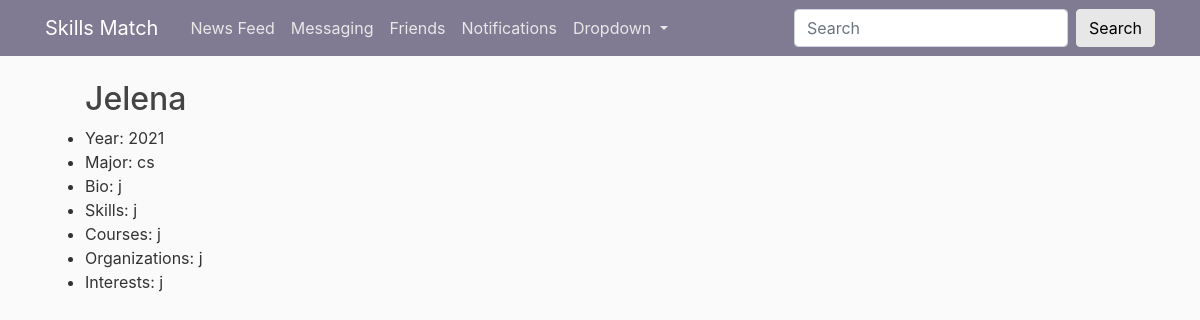
The app's page /app/published_profile/1 (signed in), older data.
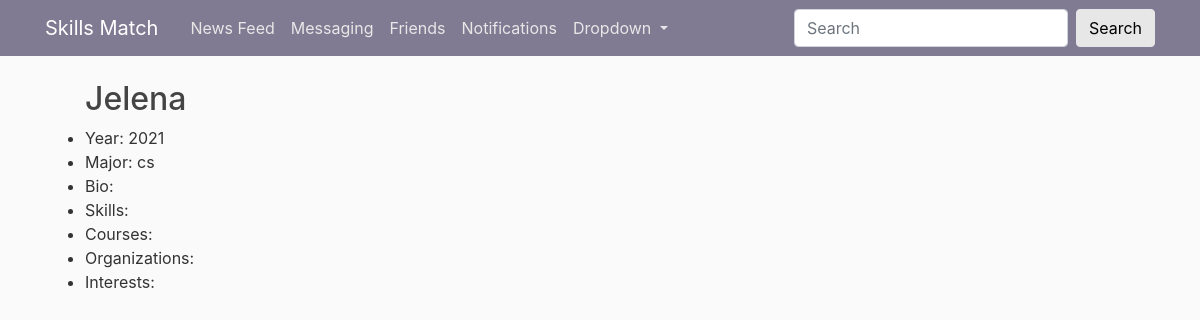
The same page, newer data.
### app/models.py (models this page shows)
class Profile(models.Model):
    user_id = models.CharField(max_length=10)
    name = models.CharField(max_length=200)
    year = models.CharField(max_length=100)
    major = models.CharField(max_length=200)
    bio = models.TextField(max_length=600, blank = True)
    skills = models.CharField(max_length=100, blank = True)
    courses = models.CharField(max_length=200, blank = True)      # eventually drop down menu? hashtags?
    organizations = models.CharField(max_length=200, blank = True)
    interests = models.CharField(max_length=100, blank = True)
    image = models.ImageField(default='default-avatar.jpg', upload_to='profile_pics')

### app/views.py (the view)
# urls.py: path('published_profile/<int:pk>', views.ProfileView.as_view(), name='published_profile'),
class ProfileView(generic.DetailView):
    template_name = 'app/published_profile.html'
    context_object_name = 'profile'
    def get_queryset(self):
        return Profile.objects.all()

### app/templates/app/published_profile.html (shortened to what this page needs)
{% extends "app/base.html" %}
{% block content2 %}
{% if profile %}
<ul>
        <h2>{{profile.name}}</h2>
        <div id = "main_info">
                <li>Year: {{ profile.year }}</li>
                <li>Major: {{ profile.major }}</li>
        </div>
            <div>
                <li>Bio: {{ profile.bio }}</li>
            </div>
            <li>Skills: {{ profile.skills }}</li>
            <li>Courses: {{ profile.courses }}</li>
            <li>Organizations: {{ profile.organizations }}</li>
            <li>Interests: {{ profile.interests }}</li>
    </ul>
{% else %}
    <p>There is currently no user data.</p>
{% endif %}
{% endblock content2 %}

### app/templates/app/base.html (shortened to what this page needs)
{% load static %}
<!DOCTYPE html>
<html lang="en">
<head>
    <link rel="stylesheet" href="https://maxcdn.bootstrapcdn.com/bootstrap/4.0.0/css/bootstrap.min.css">
    <link rel="stylesheet" type="text/css" href="{% static 'main.css' %}">
</head>
<body>
    {% if user.is_authenticated %}
    <header class="site-header">
      <nav class="navbar navbar-expand-md navbar-dark bg-steel fixed-top">
        <div class="container">
          <a class="navbar-brand mr-4" href="/app/news_feed">Skills Match</a>
          <div class="collapse navbar-collapse" id="navbarToggle">
            <div class="navbar-nav mr-auto">
              <a class="nav-item nav-link" href="/app/news_feed">News Feed</a>
              <a class="nav-item nav-link" href="/app/messaging">Messaging</a>
              <a class="nav-item nav-link" href="/app/friends">Friends</a>
              <a class="nav-item nav-link" href="/app/notifications">Notifications</a>
             <li class="nav-item dropdown">
                <a class="nav-link dropdown-toggle" href="#" id="navbarDropdown" role="button" data-toggle="dropdown" aria-haspopup="true" aria-expanded="false">
                  Dropdown
                </a>
              </li>
            </div>
          </div>
          <div>
              <form class="form-inline my-2 my-lg-0">
                <input class="form-control mr-sm-2" type="search" placeholder="Search" aria-label="Search">
                <button class="btn btn-outline-success my-2 my-sm-0" style="background-color:#e7e7e7; border-color: #e7e7e7; color:black" type="submit">Search</button>
              </form>
          </div>
        </div>
      </nav>
    </header>
    <main role="main" class="container">
      <div class="row">
        <div class="col-md-8">
          {% block content2 %}{% endblock content2 %}
        </div>
      </div>
    </main>
    {% endif %}
  </body>
</html>

### app/static/main.css (style rules this page uses)
body { background: #fafafa; color: #333333; margin-top: 5rem; }
h1, h2, h3, h4, h5, h6 { color: #444444; }
ul { margin: 0; }
.bg-steel { background-color: #807b92; }
.site-header .navbar-nav .nav-link { color: #e7e7e7; }

Row changes from the older to the newer data that the page shows:
changed Profile "Jelena": bio "j" → (not shown); skills "j" → (not shown); courses "j" → (not shown); organizations "j" → (not shown); interests "j" → (not shown)
